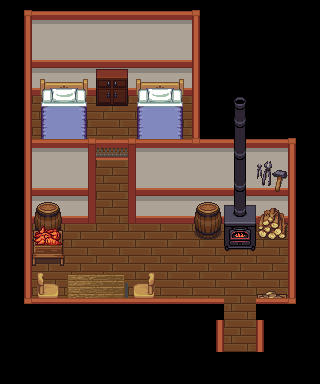

This game map was drawn from its Tiled (.tmx) file and the tilesets committed beside it. A one-line description and the trimmed map source follow:
An orthogonal 10x12 tile map with 32x32 px tiles, 8 tile layers (Ground, Black, Walls, Decor, ...), 2 hidden layers not drawn, 11 tilesets and 2 objects (2x WARP).

<map version="1.0" orientation="orthogonal" width="10" height="12" tilewidth="32" tileheight="32">
 <properties>
  <property name="music" value="h_theme.ogg" />
 </properties>
 <tileset firstgid="1" name="collision" tilewidth="32" tileheight="32">
  <image source="../tiles/collision.png" width="64" height="32" />
 </tileset>
 <tileset firstgid="3" name="shrine" tilewidth="32" tileheight="32">
  <image source="../tiles/shrine.png" width="224" height="512" />
 </tileset>
 <tileset firstgid="115" name="inside" tilewidth="32" tileheight="32">
  <image source="../tiles/inside.png" width="320" height="320" />
 </tileset>
 <tileset firstgid="215" name="mountains" tilewidth="32" tileheight="32">
  <image source="../tiles/mountains.png" width="416" height="288" />
 </tileset>
 <tileset firstgid="332" name="country" tilewidth="32" tileheight="32">
  <image source="../tiles/country.png" width="160" height="128" />
 </tileset>
 <tileset firstgid="352" name="kitchen" tilewidth="32" tileheight="32">
  <image source="../tiles/kitchen.png" width="64" height="128" />
 </tileset>
 <tileset firstgid="360" name="farming_fishing" tilewidth="32" tileheight="32">
  <image source="../tiles/farming_fishing.png" width="640" height="640" />
 </tileset>
 <tileset firstgid="760" name="castlefloors" tilewidth="32" tileheight="32">
  <image source="../tiles/castlefloors.png" width="320" height="320" />
 </tileset>
 <tileset firstgid="860" name="magecity" tilewidth="32" tileheight="32">
  <image source="../tiles/magecity.png" width="256" height="1450" />
 </tileset>
 <tileset firstgid="1220" name="barrel" tilewidth="32" tileheight="32">
  <image source="../tiles/barrel.png" width="128" height="64" />
 </tileset>
 <tileset firstgid="1228" name="cabinets" tilewidth="32" tileheight="32">
  <image source="../tiles/cabinets.png" width="192" height="416" />
 </tileset>
 <layer name="Ground" width="10" height="12">
  <data>[120 cells, 45 non-empty, 1 distinct tile ids]</data>
 </layer>
 <layer name="Black" width="10" height="12">
  <data>[120 cells, 52 non-empty, 1 distinct tile ids]</data>
 </layer>
 <layer name="Walls" width="10" height="12">
  <data>[120 cells, 48 non-empty, 9 distinct tile ids]</data>
 </layer>
 <layer name="Decor" width="10" height="12">
  <data>[120 cells, 34 non-empty, 25 distinct tile ids]</data>
 </layer>
 <layer name="Decor2" width="10" height="12">
  <data>[120 cells, 2 non-empty, 2 distinct tile ids]</data>
 </layer>
 <layer name="Fringe" width="10" height="12">
  <data>[120 cells, 0 non-empty, 0 distinct tile ids]</data>
 </layer>
 <layer name="Over" width="10" height="12">
  <data>[120 cells, 26 non-empty, 8 distinct tile ids]</data>
 </layer>
 <layer name="Over2" width="10" height="12">
  <data>[120 cells, 15 non-empty, 9 distinct tile ids]</data>
 </layer>
 <layer name="Over3" width="10" height="12" visible="0">
  <data>[120 cells, 2 non-empty, 2 distinct tile ids]</data>
 </layer>
 <layer name="Collision" width="10" height="12" visible="0">
  <data>[120 cells, 87 non-empty, 1 distinct tile ids]</data>
 </layer>
 <objectgroup name="Warps" width="10" height="12">
  <object name="exit" type="WARP" x="224" y="352" width="32" height="32">
   <properties>
    <property name="DEST_MAP" value="main" />
    <property name="DEST_NAME" value="Exit house1" />
   </properties>
  </object>
  <object name="Exit main" type="WARP" x="224" y="320" width="32" height="32" />
 </objectgroup>
</map>
